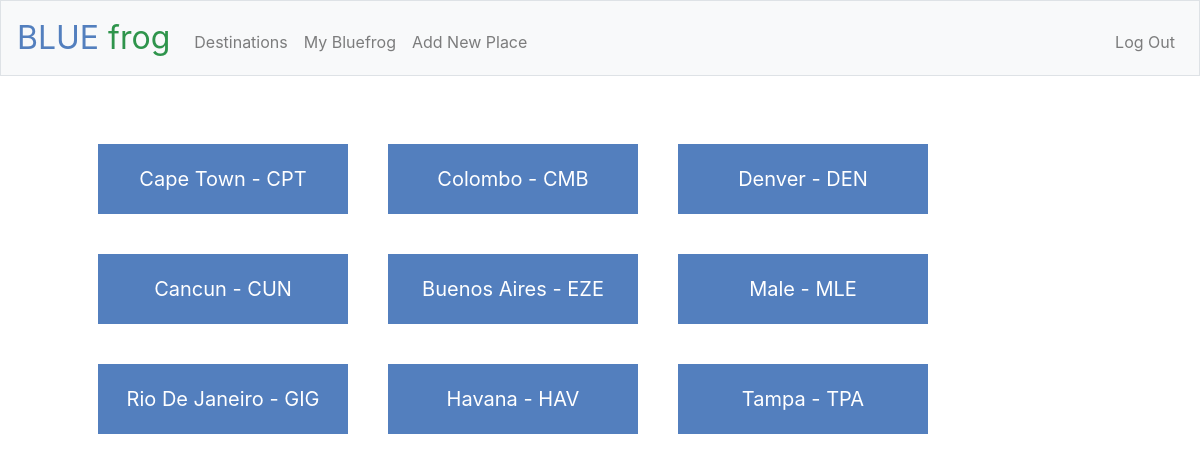
Before: /destinations (signed in) with the older database file.
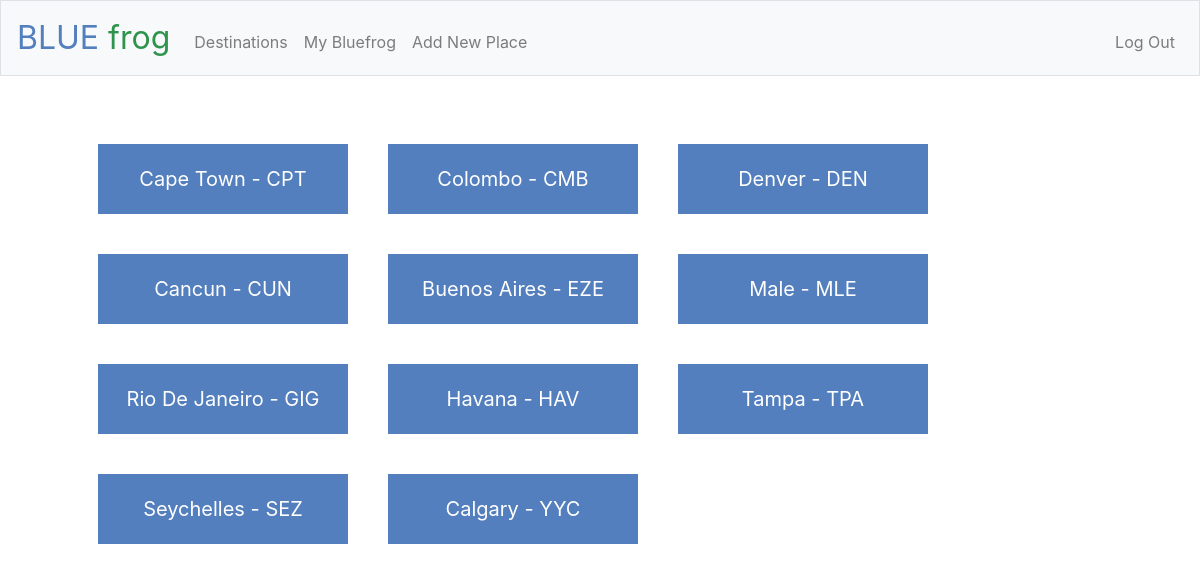
After: the same page with the newer database file.
### tables this page shows
CREATE TABLE "destinations" (
	"id"	INTEGER NOT NULL,
	"destination"	TEXT,
	"iata"	TEXT NOT NULL,
	PRIMARY KEY("id" AUTOINCREMENT)
);

### app.py (the view)
@app.route("/destinations")
@login_required
def destinations():
    destinations = db.execute("SELECT * FROM destinations")
    dest_list = dict()
    for destination in destinations:
        dest_list.update({destination["destination"]:destination["iata"]})
    return render_template("destinations.html", dest_list = dest_list)

### app.py (called while the page is built)
@app.after_request
def after_request(response):
    response.headers["Cache-Control"] = "no-cache, no-store, must-revalidate"
    response.headers["Expires"] = 0
    response.headers["Pragma"] = "no-cache"
    return response

### helpers.py (called while the page is built)
def login_required(f):
    @wraps(f)
    def decorated_function(*args, **kwargs):
        if session.get("user_id") is None:
            return redirect("/login")
        return f(*args, **kwargs)
    return decorated_function

### templates/destinations.html (shortened to what this page needs)
{% extends "layout.html" %}
{% block main %}
      <div class="destinations">
            {% for destination, iata in dest_list.items() %}
            <div><a href={{ url_for('destination', iata=iata) }}>{{ destination }} - {{ iata }}</a></div>
            {% endfor %}
      </div>
{% endblock %}

Changed rows visible on the page:
added destinations: destination "Seychelles", iata "SEZ"
added destinations: destination "Calgary", iata "YYC"
